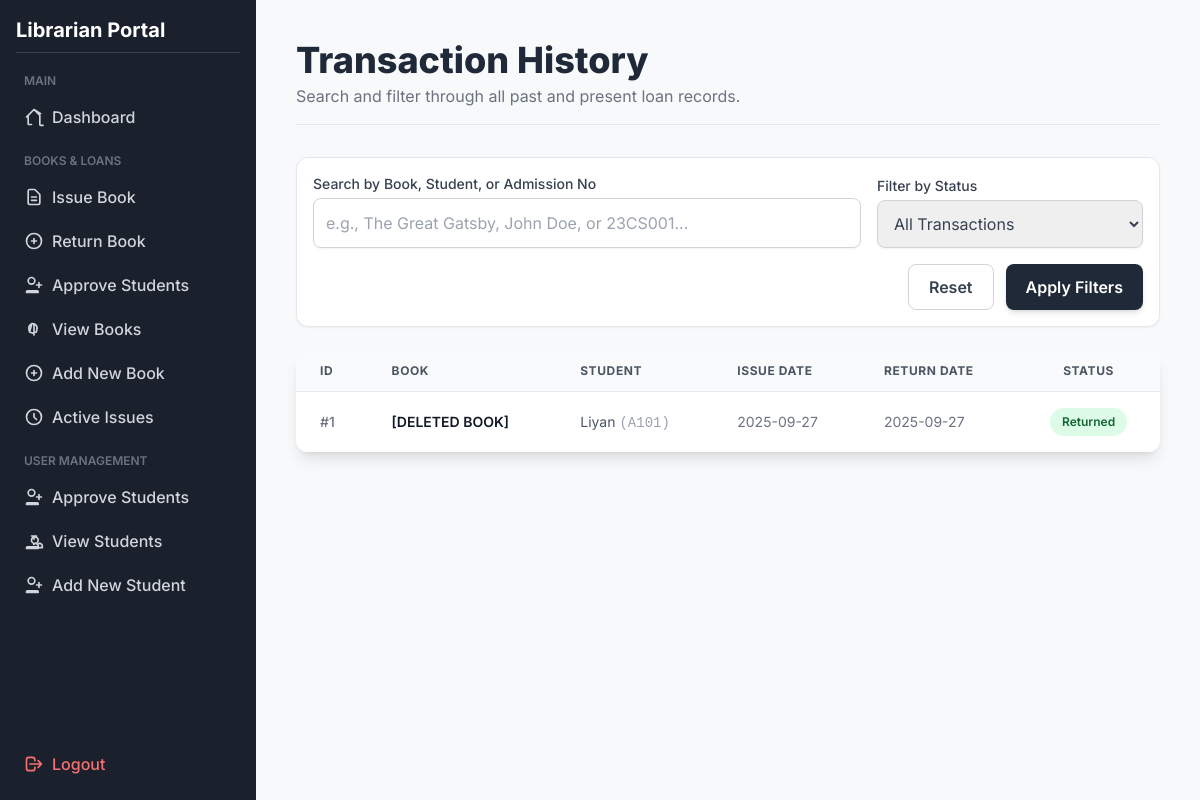
The page /transaction_history (signed in) on the database as committed earlier.
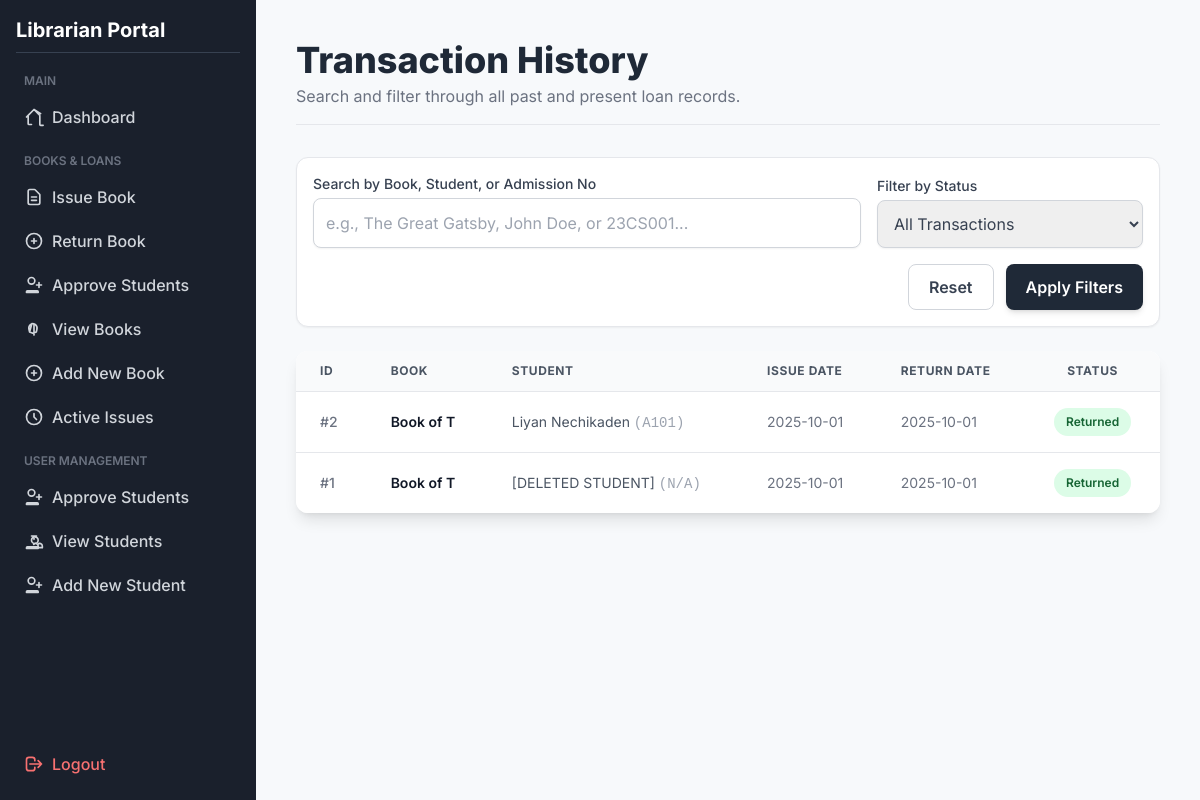
The same page on the database as committed later.
### tables this page shows
CREATE TABLE transactions (
                            id INTEGER PRIMARY KEY AUTOINCREMENT,
                            book_id INTEGER, 
                            student_id INTEGER, 
                            issue_date TEXT NOT NULL,
                            due_date TEXT NOT NULL,  
                            return_date TEXT,
                            FOREIGN KEY(book_id) REFERENCES books(id) ON DELETE SET NULL,
                            FOREIGN KEY(student_id) REFERENCES students(id) ON DELETE SET NULL
                        );

### app.py (the view)
@app.route("/transaction_history")
@login_required
def transaction_history():
    query = request.args.get('query', '')
    status_filter = request.args.get('status', 'all')
    sql = """
        SELECT t.id,
               COALESCE(b.name, '[DELETED BOOK]') AS book_name,
               COALESCE(s.name, '[DELETED STUDENT]') AS student_name,
               COALESCE(s.admission_no, 'N/A') AS admission_no,
               COALESCE(s.batch, '-') AS batch,
               t.issue_date,
               t.return_date
        FROM transactions t
        LEFT JOIN books b ON t.book_id = b.id
        LEFT JOIN students s ON t.student_id = s.id
    """
    params = []
    conditions = []
    if query:
        search_term = f"%{query}%"
        conditions.append("(b.name LIKE ? OR s.name LIKE ? OR s.admission_no LIKE ?)")
        params.extend([search_term, search_term, search_term])
    if status_filter == 'active':
        conditions.append("t.return_date IS NULL")
    elif status_filter == 'returned':
        conditions.append("t.return_date IS NOT NULL")
    if conditions:
        sql += " WHERE " + " AND ".join(conditions)
    sql += " ORDER BY t.id DESC"
    with get_connection() as conn:
        transactions = conn.execute(sql, tuple(params)).fetchall()
    return render_template("transaction_history.html",
                           transactions=transactions,
                           search_query=query,
                           current_status=status_filter)

### app.py (called while the page is built)
def get_connection():
    return SQLiteContext(DB_NAME)

@app.context_processor
def inject_pending_count():
    with get_connection() as conn:
        try:
            count = conn.execute("SELECT COUNT(id) FROM students_auth WHERE is_approved = 0").fetchone()[0]
            return dict(pending_count=count)
        except:
            return dict(pending_count=0)

def login_required(f):
    @wraps(f)
    def decorated_function(*args, **kwargs):
        if not session.get('logged_in'):
            flash('Please log in to access this page.', 'danger')
            return redirect(url_for('login'))
        return f(*args, **kwargs)
    return decorated_function

@app.context_processor
def inject_pending_count():
    with get_connection() as conn:
        try:
            count = conn.execute("SELECT COUNT(id) FROM students_auth WHERE is_approved = 0").fetchone()[0]
            return dict(pending_count=count)
        except:
            return dict(pending_count=0)

    def __enter__(self):
        self.conn = sqlite3.connect(self.db_name)
        self.conn.row_factory = sqlite3.Row
        self.conn.execute('PRAGMA foreign_keys = ON;')
        return self.conn

### templates/transaction_history.html (shortened to what the changed rows need)
<!DOCTYPE html>
<html lang="en">
<head>
    <script src="https://cdn.tailwindcss.com"></script>
</head>
<body class="min-h-screen">
    <div class="md:flex">
        <div class="sidebar w-full md:w-64 p-4 flex-shrink-0 md:flex md:flex-col md:h-screen md:sticky md:top-0 md:sticky md:top-0">
            <div class="flex-grow">
                <h2 class="text-xl font-bold text-white mb-4 border-b border-gray-700 pb-2">Librarian Portal</h2>
            </div>
        </div>
        <main class="flex-grow p-10">
            <header class="mb-8 pb-4 border-b border-gray-200">
                <h1 class="text-4xl font-extrabold text-gray-800">Transaction History</h1>
            </header>
            <div class="overflow-x-auto bg-white rounded-xl shadow-lg">
                <table class="min-w-full divide-y divide-gray-200">
                    <thead class="bg-gray-50">
                        <tr>
                            <th class="px-6 py-3 text-left text-xs font-bold text-gray-600 uppercase tracking-wider">ID</th>
                            <th class="px-6 py-3 text-left text-xs font-bold text-gray-600 uppercase tracking-wider">Book</th>
                            <th class="px-6 py-3 text-left text-xs font-bold text-gray-600 uppercase tracking-wider">Student</th>
                            <th class="px-6 py-3 text-left text-xs font-bold text-gray-600 uppercase tracking-wider">Issue Date</th>
                            <th class="px-6 py-3 text-left text-xs font-bold text-gray-600 uppercase tracking-wider">Return Date</th>
                            <th class="px-6 py-3 text-center text-xs font-bold text-gray-600 uppercase tracking-wider">Status</th>
                        </tr>
                    </thead>
                    <tbody class="bg-white divide-y divide-gray-200">
                        {% if transactions %}
                            {% for t in transactions %}
                            <tr class="hover:bg-gray-50 transition duration-150">
                                <td class="px-6 py-4 whitespace-nowrap text-sm font-medium text-gray-500">#{{ t.id }}</td>
                                <td class="px-6 py-4 text-sm font-semibold text-gray-900">{{ t.book_name }}</td>
                                <td class="px-6 py-4 whitespace-nowrap text-sm text-gray-600">{{ t.student_name }} <span class="font-mono text-gray-400">({{ t.admission_no }})</span></td>
                                <td class="px-6 py-4 whitespace-nowrap text-sm text-gray-500">{{ t.issue_date }}</td>
                                <td class="px-6 py-4 whitespace-nowrap text-sm text-gray-500">{{ t.return_date or '-' }}</td>
                                <td class="px-6 py-4 whitespace-nowrap text-center">
                                    {% if t.return_date %}
                                        <span class="px-3 py-1 inline-flex text-xs leading-5 font-semibold rounded-full bg-green-100 text-green-800">Returned</span>
                                    {% else %}
                                        <span class="px-3 py-1 inline-flex text-xs leading-5 font-semibold rounded-full bg-yellow-100 text-yellow-800">Active</span>
                                    {% endif %}
                                </td>
                            </tr>
                            {% endfor %}
                        {% endif %}
                    </tbody>
                </table>
            </div>
        </main>
    </div>
</body>
</html>

Rows that differ between the two databases and show on the page:
added transactions: id "2", book_name "Book of T", student_name "Liyan Nechikaden", admission_no "A101", issue_date "2025-10-01", return_date "2025-10-01", shows "Returned"
changed transactions id 1: book_name "[DELETED BOOK]" → "Book of T"; student_name "Liyan" → "[DELETED STUDENT]"; admission_no "A101" → "N/A"; issue_date "2025-09-27" → "2025-10-01"; return_date "2025-09-27" → "2025-10-01"
